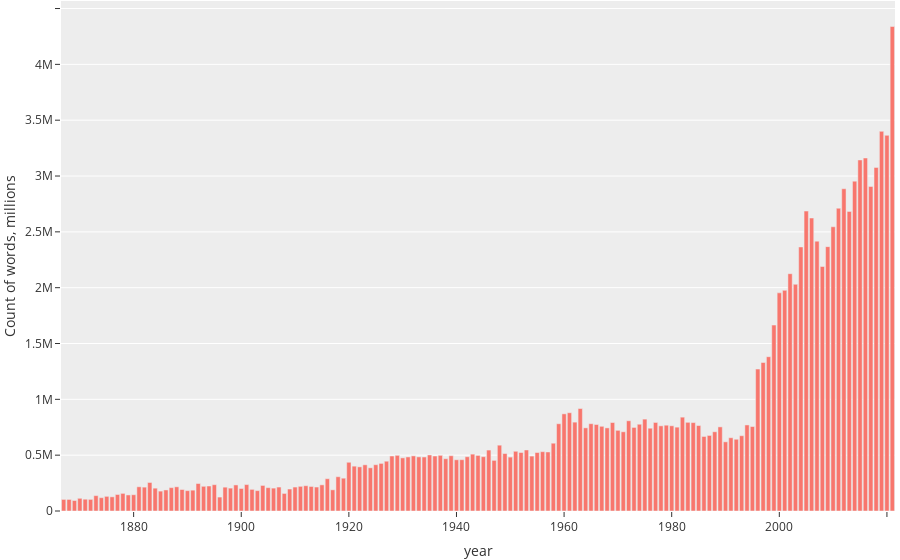

Notebook code for this chart:
### Markdown cell above
## count of words over time

### Code cell
fig = px.bar(df_m.groupby("year")["antal_ord"].sum(),template="ggplot2")
fig.update_yaxes(title="Count of words, millions")
fig.update_layout(showlegend=False) 
fig = fig.update_xaxes(showgrid=False)
fig = fig.update_layout(margin=dict(
                        l=0,
                        r=0,
                        b=0,
                        t=0
                        )
                        )
fig.write_html("../../data/plots/count_of_words.html")
fig.write_image("../../data/plots/count_of_words.pdf")
fig

### Figure 1 — Plotly figure (JSON) as saved in the notebook; plotly's stock layout.template omitted (floating-point values rounded to 4 significant figures; data arrays with more than 128 entries replaced by an {"elided": "..."} marker saying what was removed)
{"data": [{"alignmentgroup": "True", "hovertemplate": "variable=antal_ord<br>year=%{x}<br>value=%{y}<extra></extra>", "legendgroup": "antal_ord", "marker": {"color": "#F8766D", "pattern": {"shape": ""}}, "name": "antal_ord", "offsetgroup": "antal_ord", "orientation": "v", "showlegend": true, "textposition": "auto", "type": "bar", "x": {"elided": "155 int values"}, "xaxis": "x", "y": {"elided": "155 int values"}, "yaxis": "y"}], "layout": {"barmode": "relative", "legend": {"title": {"text": "variable"}, "tracegroupgap": 0}, "margin": {"b": 0, "l": 0, "r": 0, "t": 0}, "showlegend": false, "xaxis": {"anchor": "y", "domain": [0, 1], "showgrid": false, "title": {"text": "year"}}, "yaxis": {"anchor": "x", "domain": [0, 1], "title": {"text": "Count of words, millions"}}}}
